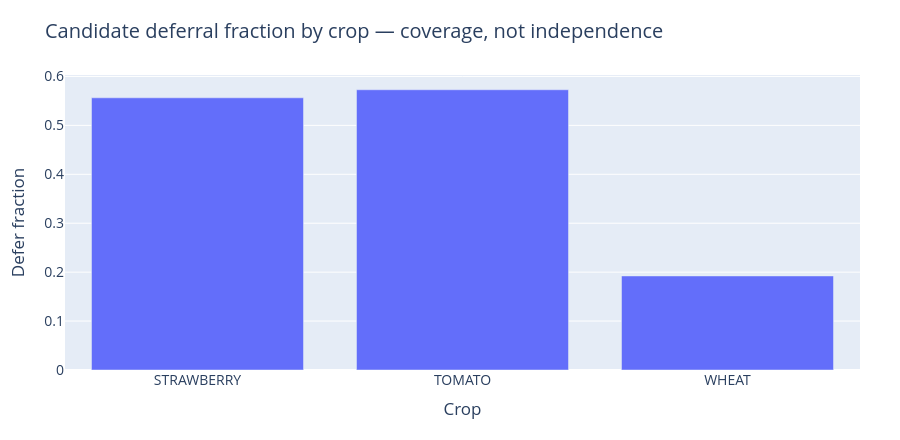

The notebook cell saved with this chart:
### Code cell
figures.append(screen_plots[1])
screen_plots[1].show()

### Figure 1 — Plotly figure (JSON) as saved in the notebook; plotly's stock layout.template omitted (floating-point values rounded to 4 significant figures)
{"data": [{"customdata": [[994.0, 0.0], [1140.0, 0.001754], [1524.0, 0.007874]], "hovertemplate": "crop=%{x}<br>defer_fraction=%{y}<br>rows=%{customdata[0]}<br>survival_critical_fraction=%{customdata[1]}<extra></extra>", "legendgroup": "", "marker": {"color": "#636efa", "pattern": {"shape": ""}}, "name": "", "orientation": "v", "showlegend": false, "textposition": "auto", "type": "bar", "x": ["STRAWBERRY", "TOMATO", "WHEAT"], "xaxis": "x", "y": [0.5563, 0.5728, 0.1923], "yaxis": "y"}], "layout": {"barmode": "relative", "font": {"size": 14}, "height": 440, "hovermode": "closest", "legend": {"title": {"text": ""}, "tracegroupgap": 0}, "margin": {"b": 70, "l": 65, "r": 40, "t": 75}, "title": {"text": "Candidate deferral fraction by crop — coverage, not independence"}, "xaxis": {"anchor": "y", "domain": [0, 1], "title": {"text": "Crop"}}, "yaxis": {"anchor": "x", "domain": [0, 1], "title": {"text": "Defer fraction"}}}}
